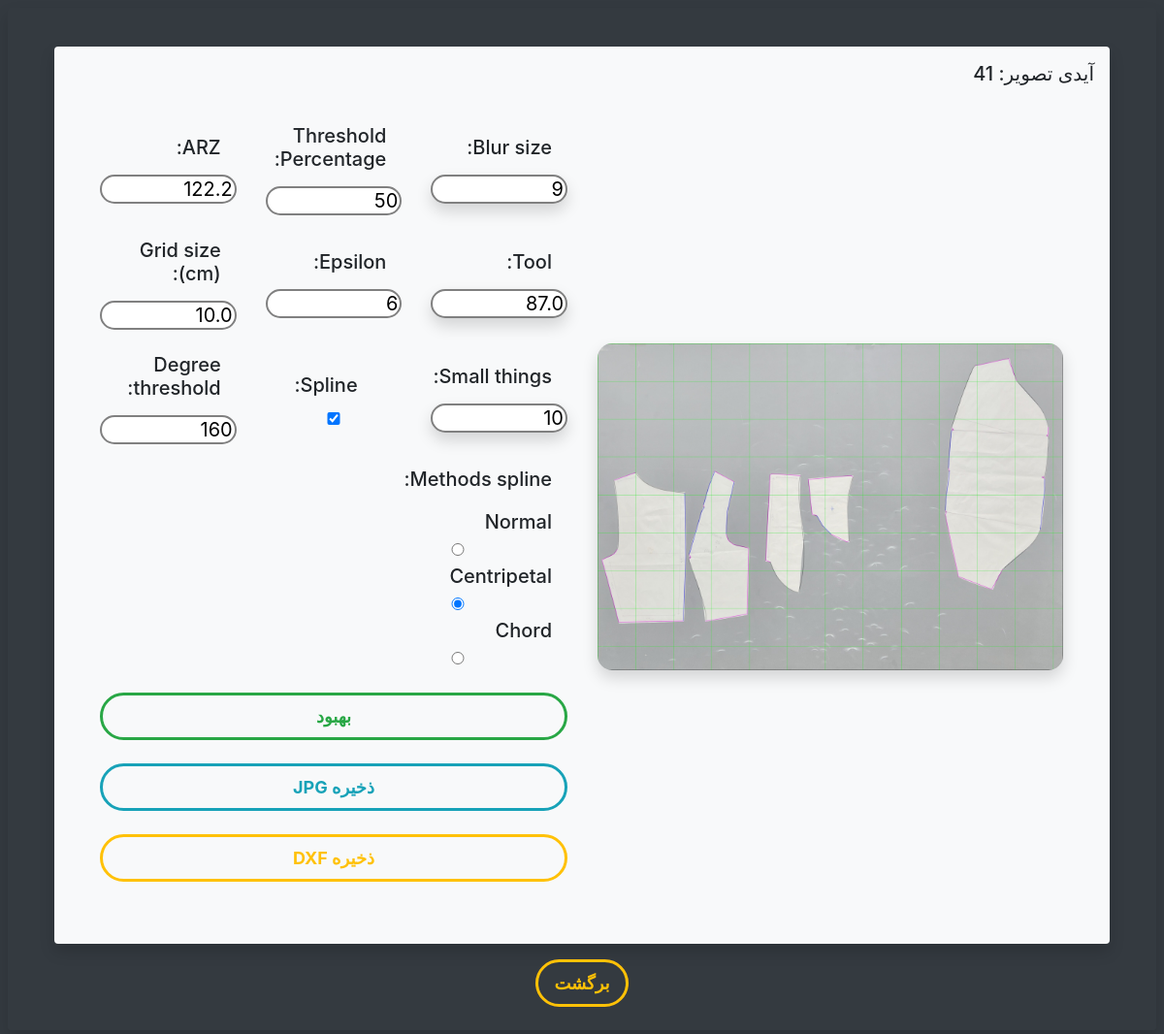
The page /optimize/41/ (signed in) on the database its author committed.
### WorkingImage/models.py (models this page shows)
class Image(models.Model):
    img = models.ImageField(upload_to="pictures", blank=True, null=False)
    owner = models.ForeignKey(User, on_delete=models.CASCADE, related_name='images')
    blur = models.IntegerField(null=False, default=9)
    threshold_percentage = models.IntegerField(null=False, default=60)
    arz = models.FloatField(null=False, default=122.2)
    tool = models.FloatField(null=False, default=89.7)
    epsilon = models.IntegerField(null=False, default=4)
    grid_size = models.FloatField(null=False, default=10.0)
    small_things = models.IntegerField(null=False, default=3)
    spline = models.BooleanField(null=False, default=True)
    degree_threshold = models.IntegerField(null=False, default=150)
    methods_spline_choices = (
        ('normal', 'Normal'),
        ('centripetal', 'Centripetal'),
        ('chord', 'Chord'),
    )
    methods_spline = models.CharField(null=False, choices=methods_spline_choices, default='normal', max_length=100)
    optimized_url = models.CharField(null=False, max_length=500, default="none")

### WorkingImage/views.py (the view)
# urls.py: path('optimize/<int:pk>/', Optimize, name='optimize'),
def Optimize(request, pk):
    model = Image
    image = Image.objects.get(id=pk)
    image_optimized_url = image.optimized_url
    not_optimized = True
    if image_optimized_url == "none":
        not_optimized = True
    else:
        not_optimized = False
    image_optimized_url_dxf = f'{image_optimized_url}.dxf'
    user = request.user
    available = False
    if image.owner == user:
        available = True
    methods_spline_normal = False
    methods_spline_medium = False
    methods_spline_high = False
    if image.methods_spline == "normal":
        methods_spline_normal = True
        methods_spline_medium = False
        methods_spline_high = False
    elif image.methods_spline == "centripetal":
        methods_spline_normal = False
        methods_spline_medium = True
        methods_spline_high = False
    else:
        methods_spline_normal = False
        methods_spline_medium = False
        methods_spline_high = True
    context = {
        'image' : image,
        'image_optimized_url' : f'../../{image_optimized_url}',
        'image_optimized_url_dxf' : f'../../{image_optimized_url_dxf}',
        'not_optimized': not_optimized,
        'blur' : image.blur,
        'threshold_percentage' : image.threshold_percentage,
        'arz' : image.arz,
        'tool' : image.tool,
        'epsilon' : image.epsilon,
        'grid_size' : image.grid_size,
        'small_things' : image.small_things,
        'spline' : image.spline,
        'degree_threshold' : image.degree_threshold,
        'methods_spline_normal' : methods_spline_normal,
        'methods_spline_medium' : methods_spline_medium,
        'methods_spline_high' : methods_spline_high,
        'available' : available,
    }
    return render(request, 'optimize.html', context)

### WorkingImage/templates/optimize.html (shortened to what this page needs)
<!DOCTYPE html>
{% load crispy_forms_tags %}
<html lang="en" dir="rtl">
<head>
    <link rel="stylesheet" href="https://cdn.jsdelivr.net/npm/bootstrap@4.1.3/dist/css/bootstrap.min.css">
</head>
<body class="bg-dark text-center">
    <div id="intro" class="m-2 py-4 px-5 shadow rounded">
        {% if user.is_authenticated %}
        {% if available%}
        <div class="bg-light p-3 my-3 rounded shadow">
            <h5 class="text-right">آیدی تصویر: {{ image.pk }}</h5>
            <div class="m-3 text-center row">
                <div class="p-3 col-12 col-md-6">
                    {%if not_optimized %}
                    <p class="py-4 text-warning textshadow2 h3">شما هنوز تغییری اعمال نکردید</p>
                    {%else%}
                    <img class="shadow" src="{{image_optimized_url}}">
                    {%endif%}
                </div>
                <div class="text-right font-bold tepxtshadow2 h5 col-12 col-md-6">
                    <form action="{% url 'optimizing' pk=image.pk%}" method ="POST">
                        <div class="row my-2">
                            <div class="col-12 col-md-4">
                                <label class="mr-3 my-3">Blur size:</label>
                                <input class="d-block shadow" type="number" min="-500" max="500" name="blur" value="{{blur}}">
                            </div>
                            <div class="col-12 col-md-4">
                                <label class="mr-3 my-3">Threshold Percentage:</label>
                                <input class="d-block" type="number" min="-500" max="500" name="threshold_percentage" value="{{threshold_percentage}}">
                            </div>
                            <div class="col-12 col-md-4">
                                <label class="mr-3 my-3">ARZ:</label>
                                <input class="d-block" type="number" min="-500" max="500" name="arz" value="{{arz}}" step="0.1">
                            </div>
                        </div>
                        <div class="row my-2">
                            <div class="col-12 col-md-4">
                                <label class="mr-3 my-3">Tool:</label>
                                <input class="d-block shadow" type="number" min="-500" max="500" name="tool" value="{{tool}}" step="0.1">
                            </div>
                            <div class="col-12 col-md-4">
                                <label class="mr-3 my-3">Epsilon:</label>
                                <input class="d-block" type="number" min="-500" max="500" name="epsilon" value="{{epsilon}}">
                            </div>
                            <div class="col-12 col-md-4">
                                <label class="mr-3 my-3">Grid size (cm):</label>
                                <input class="d-block" type="number" min="-500" max="500" name="grid_size" value="{{grid_size}}" step="0.1">
                            </div>
                        </div>
                        <div class="row my-2">
                            <div class="col-12 col-md-4">
                                <label class="mr-3 my-3">Small things:</label>
                                <input class="d-block shadow" type="number" min="-500" max="500" name="small_things" value="{{small_things}}">
                            </div>
                            <div class="col-12 col-md-4 text-center">
                                <label class="mr-3 my-3">Spline:</label>
                                <input class="d-block" type="checkbox" name="spline" {% if spline %} checked {% endif %}>
                            </div>
                            <div class="col-12 col-md-4">
                                <label class="mr-3 my-3" for="blacks">Degree threshold:</label>
                                <input class="d-block" type="number" min="-500" max="500" name="degree_threshold" value="{{degree_threshold}}">
                            </div>
                        </div>
                        <div class="row my-2">
                            <div class="col-12 col-md-6">
                                <label class="mr-3 my-3">Methods spline:</label>
                                <label class="mr-3 my-1 d-block" for="normal">Normal</label>
                                <input class="d-inline p-5" type="radio" id="normal" name="methods_spline" value="Normal" {% if methods_spline_normal %} checked {% endif %}>
                                <label class="mr-3 my-1 d-block" for="centripetal">Centripetal</label>
                                <input class="d-inline p-5" type="radio" id="centripetal" name="methods_spline" value="Centripetal" {% if methods_spline_medium %} checked {% endif %}>
                                <label class="mr-3 my-1 d-block" for="chord">Chord</label>
                                <input class="d-inline p-5" type="radio" id="chord" name="methods_spline" value="Chord" {% if methods_spline_high %} checked {% endif %}>
                            </div>
                        </div>
                        <input class="d-block mt-4 py-2 btn btn-outline-success button1" type="submit" name="submit" value="بهبود">
                        <a class="d-block my-4 py-2 px-1 btn btn-outline-info button1" href="{{image_optimized_url}}">ذخیره JPG</a>
                        <a class="d-block my-4 py-2 px-1 btn btn-outline-warning button1" href="{{image_optimized_url_dxf}}">ذخیره DXF</a>
                    </form>
                </div>
            </div>
            </div>
        <div class="py-3 d-inline">
            <a class="px-3 py-2 btn btn-outline-warning button1" href="{% url 'panel' %}">برگشت</a>
        {%endif%}
        {% endif %}
    </div>
</body>
</html>

### WorkingImage/templates/optimize.html (style rules this page uses)
.button1 { font-size: 18px; font-weight: bold; border-radius: 30px; border: 3px solid; }
#intro { background: #485563; background: -webkit-linear-gradient(to right, #343a40, #343a40); background: linear-gradient(to right, #343a40, #343a40); }
.row { align-items:center; }
img { max-width: 100%; max-height: 100%; min-width: 150px; min-height: 150px; border-radius: 15px; }
input { border: 2px solid grey; border-radius: 20px; width: 100%; }

### rows shown on the page
Image: pk "41", arz "122.2", tool "87.0", grid_size "10.0"
